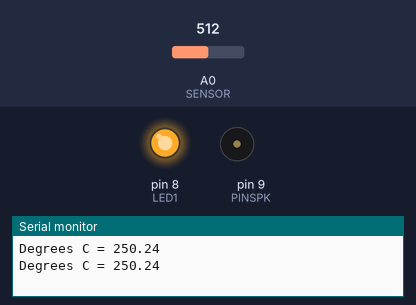
This sketch was run on a simulated Arduino Uno, built with avr-gcc and run on an emulated ATmega328P. Parts: output pins drawn as LEDs (lit = HIGH), buzzer (waves = sounding), the last lines printed to the serial monitor. The test bench sets the inputs (shaded band); at power-on: A0 (SENSOR) = 512.

Above: at 2.0 s.
2.1 s: A0 (SENSOR) set to 63
5.6 s: A0 (SENSOR) set to 52
At 6.3 s:
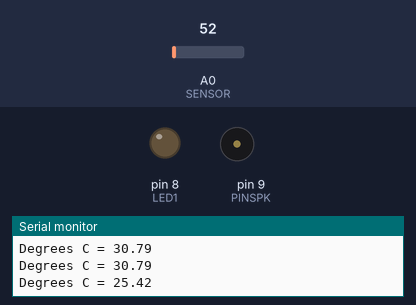
7.5 s: A0 (SENSOR) set to 122
At 7.9 s:
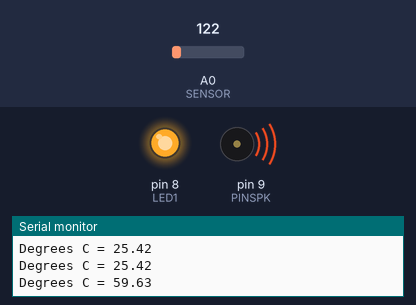
12.0 s: A0 (SENSOR) set to 18
At 13.7 s:
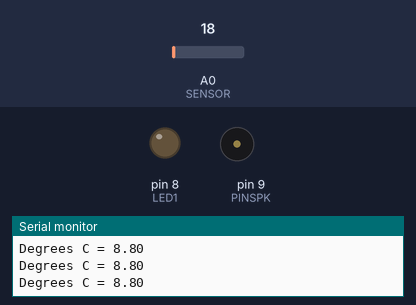
Timing chart, 0 to 14.8 s (numbered marks = the images above; inputs shaded):
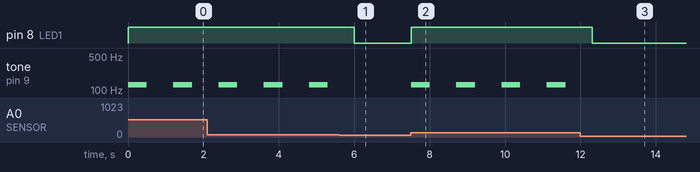

The sketch:

temperature_in_c_warning_sound.ino
```cpp
//This code will display the temperature in Celsius
const int SENSOR = A0;
const int LED1 = 8;
const int PINSPK = 9;

float tempC;
float vOut;

void setup() {
  pinMode(SENSOR, INPUT); //Configuring sensor pin as input
  pinMode(LED1, OUTPUT);
  pinMode(PINSPK, OUTPUT);
  Serial.begin(9600);
}

void loop() {
  vOut=analogRead(SENSOR); //Reading the value from sensor
  tempC=((vOut*500)/1023); //Convert analog value to Celsius (1023 = 5v)

  Serial.print("Degrees C = "); //Print value
  Serial.println(tempC);

  if(tempC >= 28){
    digitalWrite(LED1, HIGH);
    tone(PINSPK, 128);  //ding
    delay(500);
    noTone(PINSPK);     //stop speaker
    delay(200);

  } else {
    digitalWrite(LED1, LOW);
  }

  delay(500); //Delay of 1 second for ease of viewing
}
```

Measured:
- the behaviour switches between 58 and 57 on A0 (SENSOR) (found by bisection; images 0 and 1)
- after the input at 5.6 s, pin 8 (LED1): HIGH → LOW after 0.40 s; tone on pin 9 (PINSPK): stays silent (without the input it goes to 128 Hz after 0.40 s)
- after the input at 7.5 s, pin 8 (LED1): LOW → HIGH at once; tone on pin 9 (PINSPK): alternates 128 Hz for 0.50 s and silent for 0.70 s, starting at once
- after the input at 12.0 s, pin 8 (LED1): HIGH → LOW after 0.31 s; tone on pin 9 (PINSPK): stops changing and stays silent
- by itself, tone on pin 9 (PINSPK): alternates 128 Hz for 0.50 s and silent for 0.70 s
